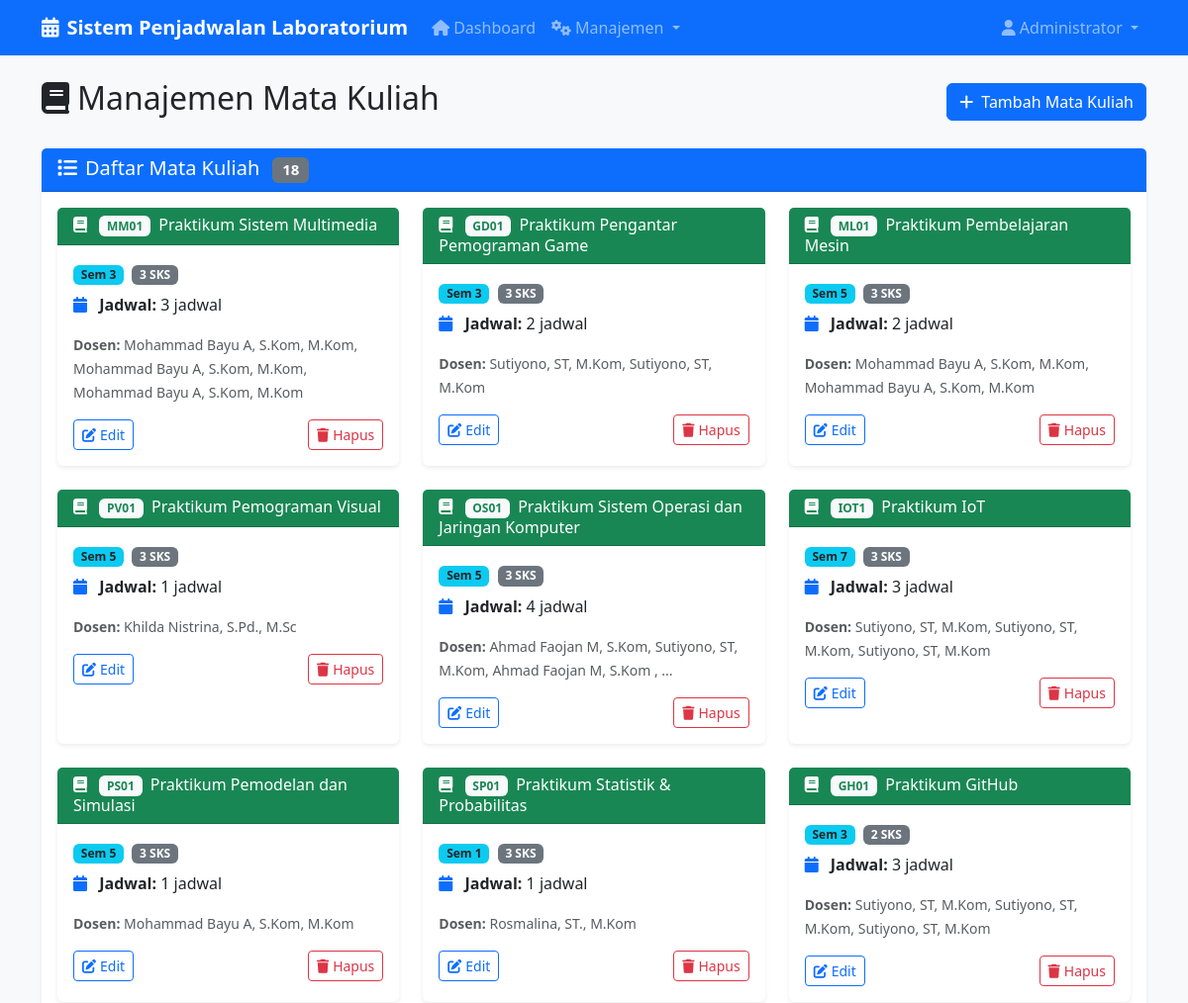
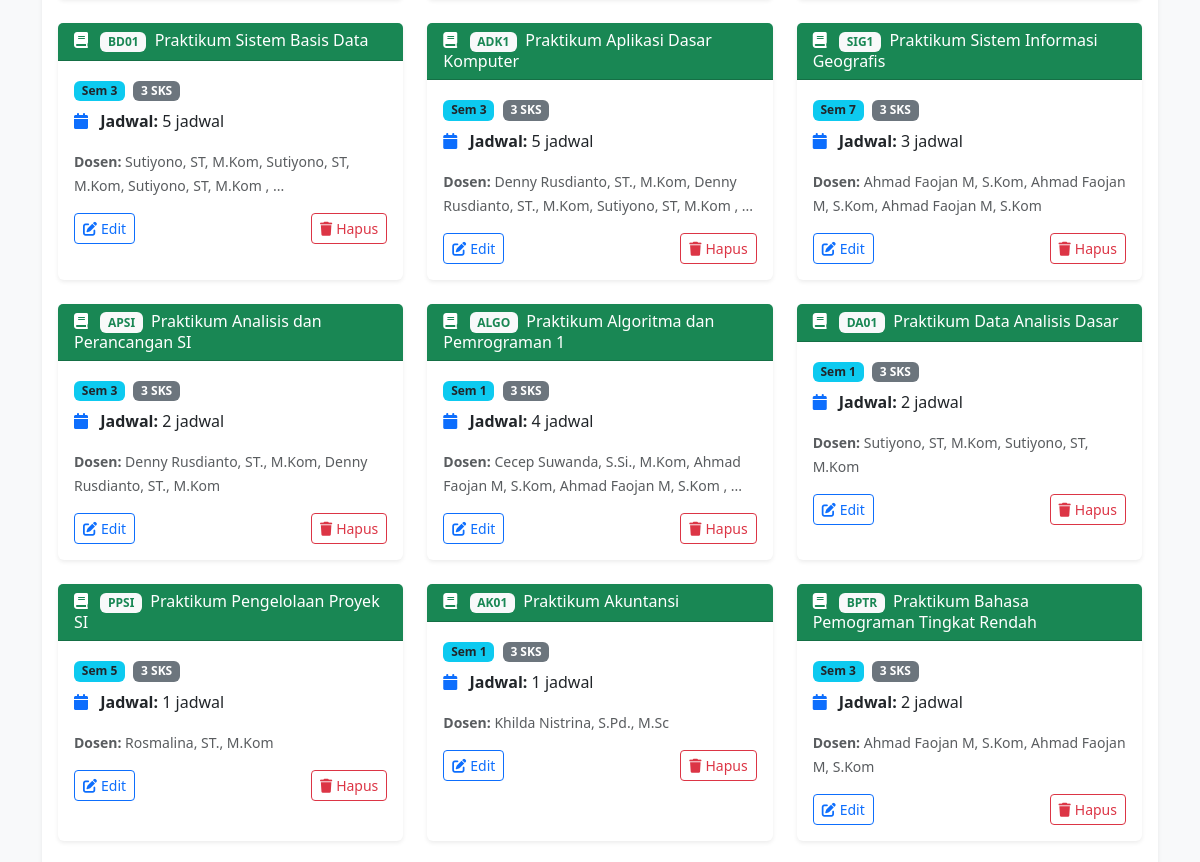
The app's page /courses (signed in, upper part), older data (2 pictures, top to bottom).
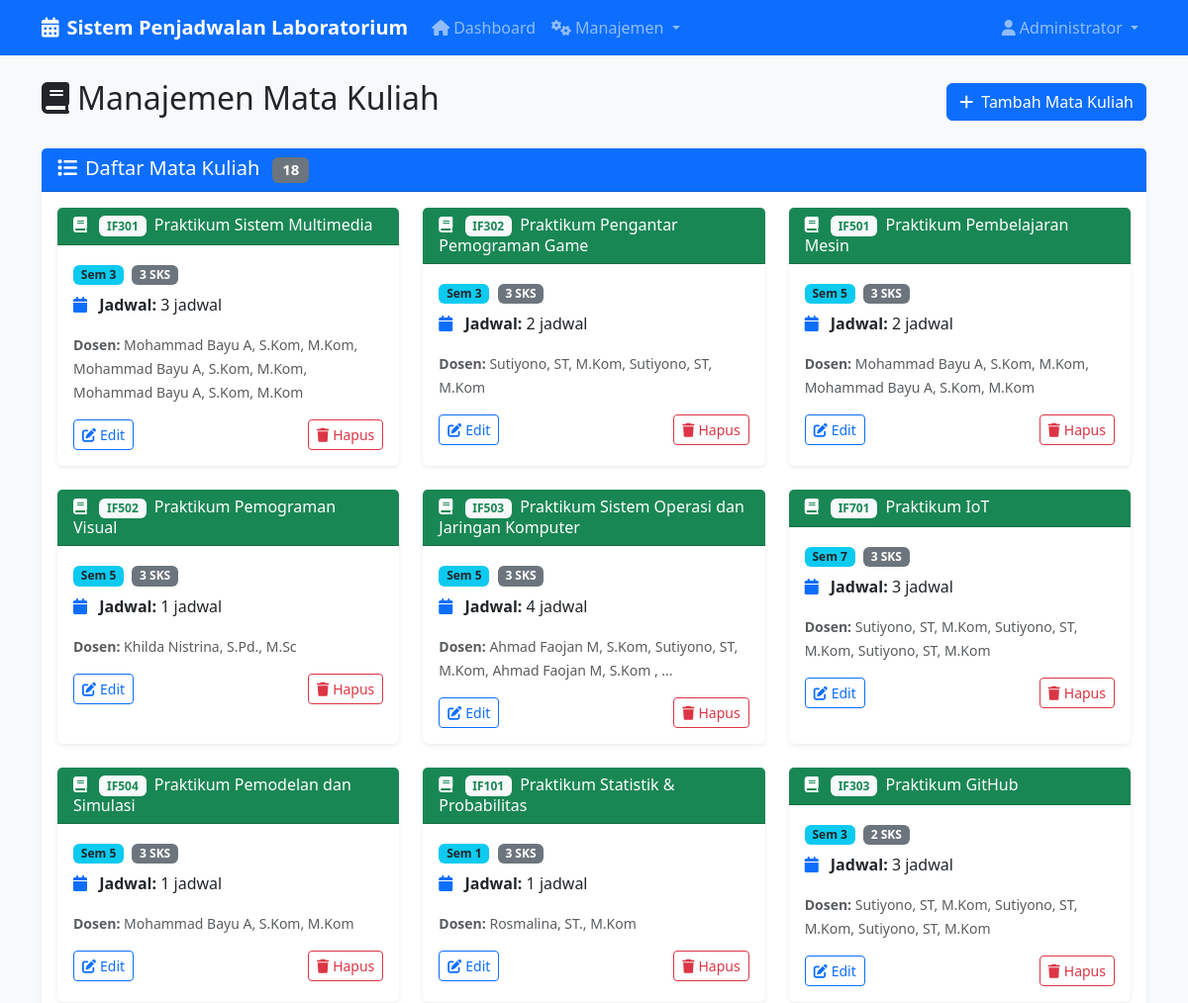
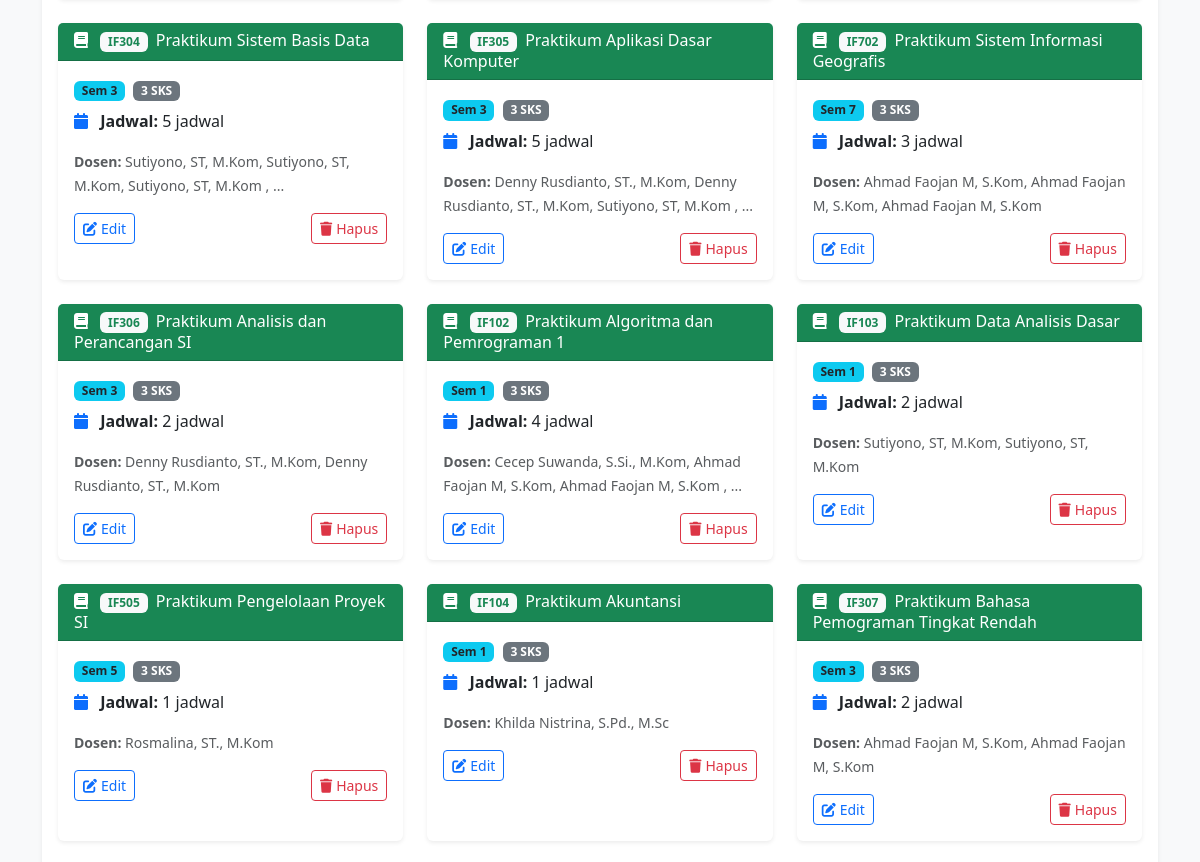
The same page, newer data (2 pictures, top to bottom).
### app.py (models this page shows)
class Course(db.Model):
    id = db.Column(db.Integer, primary_key=True)
    code = db.Column(db.String(20), unique=True, nullable=False)
    course_name = db.Column(db.String(100), nullable=False)
    semester = db.Column(db.Integer, nullable=False)  # 1-8
    sks = db.Column(db.Integer, nullable=False)  # 1-4
    schedules = db.relationship('Schedule', backref='course', lazy=True)

### app.py (the view)
@app.route('/courses')
@role_required('admin', 'staff')
def courses():
    courses = Course.query.all()
    return render_template('courses.html', courses=courses)

### app.py (called while the page is built)
def role_required(*roles):
    def decorator(f):
        from functools import wraps
        @wraps(f)
        def decorated_function(*args, **kwargs):
            if 'user_id' not in session:
                flash('Silakan login terlebih dahulu', 'danger')
                return redirect(url_for('login'))
            user = User.query.get(session['user_id'])
            if user.role not in roles:
                flash('Anda tidak memiliki akses ke halaman ini', 'danger')
                return redirect(url_for('dashboard'))
            return f(*args, **kwargs)
        return decorated_function
    return decorator

### templates/courses.html (shortened to what this page needs)
{% extends "base.html" %}
{% block content %}
<div class="row">
    <div class="col-12">
        <div class="d-flex justify-content-between align-items-center mb-4">
            <h2><i class="fas fa-book me-2"></i>Manajemen Mata Kuliah</h2>
            <a href="{{ url_for('add_course') }}" class="btn btn-primary">
                <i class="fas fa-plus me-2"></i>Tambah Mata Kuliah
            </a>
        </div>
    </div>
</div>
<div class="row">
    <div class="col-12">
        <div class="card">
            <div class="card-header">
                <h5 class="mb-0">
                    <i class="fas fa-list me-2"></i>Daftar Mata Kuliah
                    <span class="badge bg-secondary ms-2">{{ courses|length }}</span>
                </h5>
            </div>
            <div class="card-body">
                {% if courses %}
                <div class="row">
                    {% for course in courses %}
                    <div class="col-md-6 col-lg-4 mb-4">
                        <div class="card h-100">
                            <div class="card-header bg-success text-white">
                                <h6 class="mb-0">
                                    <i class="fas fa-book me-2"></i>
                                    <span class="badge bg-light text-success me-1">{{ course.code }}</span>
                                    {{ course.course_name }}
                                </h6>
                            </div>
                            <div class="card-body">
                                <div class="mb-2">
                                    <span class="badge bg-info text-dark me-1">Sem {{ course.semester }}</span>
                                    <span class="badge bg-secondary">{{ course.sks }} SKS</span>
                                </div>
                                <div class="mb-3">
                                    {% set schedule_count = course.schedules|length %}
                                    <i class="fas fa-calendar me-2 text-primary"></i>
                                    <strong>Jadwal:</strong> {{ schedule_count }} jadwal
                                </div>
                                {% if schedule_count > 0 %}
                                <div class="mb-3">
                                    <small class="text-muted">
                                        <strong>Dosen:</strong>
                                        {% for schedule in course.schedules[:3] %}
                                        {{ schedule.lecturer.full_name }}{% if not loop.last %}, {% endif %}
                                        {% endfor %}
                                        {% if course.schedules|length > 3 %}, ...{% endif %}
                                    </small>
                                </div>
                                {% endif %}
                                <div class="d-flex justify-content-between">
                                    <a href="{{ url_for('edit_course', id=course.id) }}"
                                        class="btn btn-sm btn-outline-primary">
                                        <i class="fas fa-edit me-1"></i>Edit
                                    </a>
                                    <a href="{{ url_for('delete_course', id=course.id) }}"
                                        class="btn btn-sm btn-outline-danger"
                                        onclick="return confirm('Apakah Anda yakin ingin menghapus mata kuliah {{ course.course_name }}?')">
                                        <i class="fas fa-trash me-1"></i>Hapus
                                    </a>
                                </div>
                            </div>
                        </div>
                    </div>
                    {% endfor %}
                </div>
                {% endif %}
            </div>
        </div>
    </div>
</div>
{% endblock %}

Row changes from the older to the newer data that the page shows:
changed Course "Praktikum Sistem Multimedia": code "MM01" → "IF301"
changed Course "Praktikum Pengantar Pemograman Game": code "GD01" → "IF302"
changed Course "Praktikum Pembelajaran Mesin": code "ML01" → "IF501"
changed Course "Praktikum Pemograman Visual": code "PV01" → "IF502"
changed Course "Praktikum Sistem Operasi dan Jaringan Komputer": code "OS01" → "IF503"
changed Course "Praktikum IoT": code "IOT1" → "IF701"
changed Course "Praktikum Pemodelan dan Simulasi": code "PS01" → "IF504"
changed Course "Praktikum Statistik & Probabilitas": code "SP01" → "IF101"
changed Course "Praktikum GitHub": code "GH01" → "IF303"
changed Course "Praktikum Sistem Basis Data": code "BD01" → "IF304"
changed Course "Praktikum Aplikasi Dasar Komputer": code "ADK1" → "IF305"
changed Course "Praktikum Sistem Informasi Geografis": code "SIG1" → "IF702"
changed Course "Praktikum Analisis dan Perancangan SI": code "APSI" → "IF306"
changed Course "Praktikum Algoritma dan Pemrograman 1": code "ALGO" → "IF102"
changed Course "Praktikum Data Analisis Dasar": code "DA01" → "IF103"
changed Course "Praktikum Pengelolaan Proyek SI": code "PPSI" → "IF505"
changed Course "Praktikum Akuntansi": code "AK01" → "IF104"
changed Course "Praktikum Bahasa Pemograman Tingkat Rendah": code "BPTR" → "IF307"
